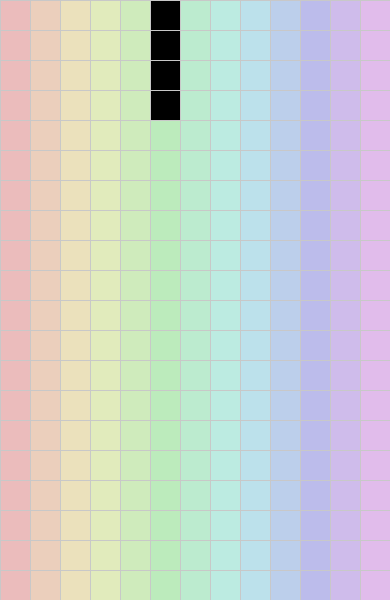
Frame 1 (no input)
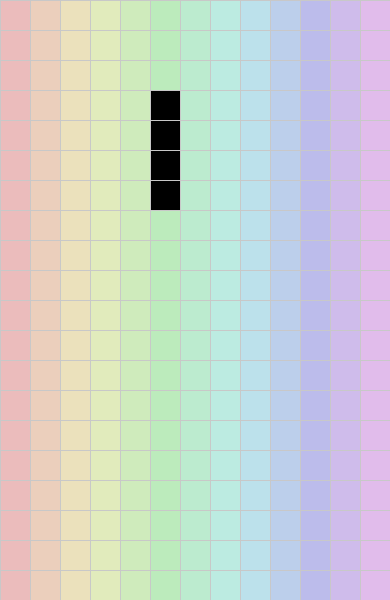
Frame 60 (the mouse pressed at the canvas centre just before this capture)
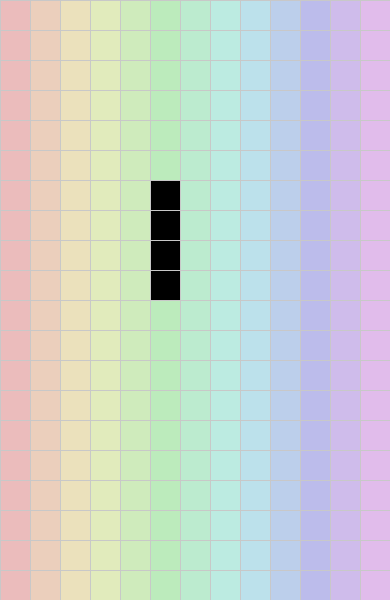
Frame 120 (the mouse held since frame 60 and released just before this capture)

The Processing sketch that drew these frames (run headless with seeded random() and noise(); from frame 60 on, the mouse is pressed at the canvas centre):

// Processing sketch: backup_combind
// ── backup_combind.pde
int blockSize = 30;

int[][] blocks;

ArrayList<Shape> shapeList = new ArrayList<>();
int currentShapeIdx;

void setup() {
  size (390, 600);

  blocks = new int[width/blockSize][height/blockSize];
  colorMode(HSB);
  
  //frameRate(1);
  
  shapeList.add(new Shape(0));
  currentShapeIdx = 0;

}

void keyPressed(){
  if (key == CODED){
    if (keyCode == UP){
      if(shapeList.get(currentShapeIdx).canMoveDown() 
      && shapeList.get(currentShapeIdx).canMoveRight() 
      && shapeList.get(currentShapeIdx).canMoveLeft()){
        shapeList.get(currentShapeIdx).rotater();
      }
    }
    else if(keyCode == DOWN && shapeList.get(currentShapeIdx).canMoveDown()){
     for (int x=0; x<shapeList.get(currentShapeIdx).arr.length; x++) {
          int value = shapeList.get(currentShapeIdx).arr[x][1];
          shapeList.get(currentShapeIdx).arr[x][1] = value + 1;
      } 
    }
    else if (keyCode == RIGHT){
      shapeList.get(currentShapeIdx).moveRight();
      //println("yay");
    }
    else if (keyCode == LEFT){
      shapeList.get(currentShapeIdx).moveLeft();
      //println("woo");
     }
    
  }
}

void draw() {
  
  //INCLUDE ALL DRAW FUNCTION CONTENTS INSIDE THIS IF STATEMENT
 if(shapeList.get(currentShapeIdx).stopAtTop() == true){
  
  if(shapeList.get(currentShapeIdx).canMoveDown()){
    for (int x=0; x<width/blockSize; x++) {
      for (int y=0; y<height/blockSize; y++) {
        for (int i=0; i<shapeList.get(currentShapeIdx).getArr().length; i++) {
          if (x==shapeList.get(currentShapeIdx).getArr()[i][0] && y==shapeList.get(currentShapeIdx).getArr()[i][1]) {
          blocks[x][y] = 0;
          }
        }
      }
    }
  }
  
  if(frameCount%20 == 0){
    shapeList.get(currentShapeIdx).update();
  }
  
//  if (keyPressed == true && frameCount%5==0){
//    if (key == CODED){
//      if (keyCode == RIGHT){
//        shapeList.get(currentShapeIdx).moveRight();
//        //println("yay");
//      }
//    }
     
//  if (key == CODED){
//    if (keyCode == LEFT){
//      shapeList.get(currentShapeIdx).moveLeft();
//      //println("woo");
//     }
//  }
//}
  
  
 
 //blocks[3][3] = 1;
   
  clearFilledRow();

  for (int x=0; x<width/blockSize; x++) {
    for (int y=0; y<height/blockSize; y++) {
      fill(255);
      stroke(200);
      rect (x*blockSize, y*blockSize, blockSize, blockSize);
      
    }
  }
  
  for (int x=0; x<width/blockSize; x++) {
    for (int y=0; y<height/blockSize; y++) {
      if (blocks[x][y]==1) {
        fill(0);
      } else{
        fill(x*17, 50, 235);
      }
      for(int i=0; i<shapeList.get(currentShapeIdx).getArr().length; i++){
      int a = shapeList.get(currentShapeIdx).getArr()[i][0];
      int b = shapeList.get(currentShapeIdx).getArr()[i][1];
      if(x == a && y == b){
        fill(0);
      }
      }
      rect (x*blockSize, y*blockSize, blockSize, blockSize);
      
    }
  }
  

  //for(int i = 0; i<20; i++){
  //  //println("l", i, blocks[12][i], "i");    
  //}
  
 }
}

void clearFilledRow(){
  println("start");
  int r = -1;
  for(int y=0; y<height/blockSize; y++){
    r = y;
    for(int x=0; x<width/blockSize; x++) {
      //println(x, y, blocks[x][y]);
      if(blocks[x][y] == 0){
       r = -1;
      }
    //  else{
    //    break;
        
    //}
  }
  println("end", r);
  if(r>0){
    println("weeeeeeeeeeeeeeee", r);
    for (int x=0; x<width/blockSize; x++) {
      blocks[x][r] = 0;
      
    }
  }
 }
}

// ── shape.pde
class Shape{
  int type;
  int[][] arr;
  
  Shape(int type){
     this.type = type;
    if(type == 0){ //stick
      arr = new int[][]{
        new int[]{5, 0}
        , new int[]{5, 1}
        , new int[]{5, 2}
        , new int[]{5, 3}
      };
    } else if(type == 1){ //J
      arr = new int[][]{
        new int[]{5, 1}
        , new int[]{5, 2}
        , new int[]{5, 3}
        , new int[]{4, 3}
      };
    } else if(type == 2){ // L
      arr = new int[][]{
        new int[]{4, 1}
        , new int[]{4, 2}
        , new int[]{4, 3}
        , new int[]{5, 3}
      };
    } else if(type == 3){ //square
      arr = new int[][]{
        new int[]{4, 0}
        , new int[]{4, 1}
        , new int[]{5, 0}
        , new int[]{5, 1}
      };
    } else if(type == 4){ //Z
      arr = new int[][]{
        new int[]{4, 0}
        , new int[]{5, 0}
        , new int[]{5, 1}
        , new int[]{6, 1}
      };
    } else if(type == 5){ //S
      arr = new int[][]{
        new int[]{6, 0}
        , new int[]{5, 0}
        , new int[]{5, 1}
        , new int[]{4, 1}
      };
    } else if(type == 6){ //mid
      arr = new int[][]{
        new int[]{4, 1}
        , new int[]{5, 0}
        , new int[]{5, 1}
        , new int[]{6, 1}
      };
    }
  }
  
  int[][] getArr(){
    return arr;
  }
  
  boolean canMoveDown(){
     boolean boo=true;
    for(int i=0; i<arr.length; i++){
      int a = arr[i][0];
      int b = arr[i][1];
      //println(a, b, blocks[a+1][b]);
     if(b>=height/blockSize-1 || blocks[a][b+1] == 1){
      boo = false ;
     }
    }
    return boo;
  }
  
  boolean canMoveRight(){
    boolean canMoveRight = true;
    for(int i=0; i<arr.length; i++){
      if(arr[i][0]>=width/blockSize - 1 || !canMoveDown()){
        canMoveRight = false ;
      }
    }
    return canMoveRight;
  }
  
  boolean canMoveLeft(){
    boolean canMoveLeft = true;
    for(int i=0; i<arr.length; i++){
      if(arr[i][0]<=0 || !canMoveDown()){
        canMoveLeft = false ;
      }
    }
    return canMoveLeft;
  }
  
  void update(){
    boolean boo = canMoveDown();
    if(boo){
      for (int x=0; x<arr.length; x++) {
        
          int value = arr[x][1];
          arr[x][1] = value + 1;
            
      }
    } else {
      for (int x=0; x<arr.length; x++) {
        //println(arr[x][0], arr[x][1]);
        int a = arr[x][0];
        int b = arr[x][1];
        blocks[a][b] = 1;
        //println("settle");
        //println(blocks[a][b]);
      }
      shapeList.add(new Shape(0));
      currentShapeIdx++;
    }
  }
  
  
  void rotater(){
    //int [] mid = new int[2];
    //mid = arr[2];
    int midA = arr[2][0];
    int midB = arr[2][1];
    for(int x=0; x<arr.length; x++){
      int a = arr[x][0];
      int b = arr[x][1];
      blocks[a][b] = 0;
      arr[x][0] = -b;
      arr[x][1] = a;
      //println(a, b, arr[x][0], arr[x][1]);
    }
    int aDiff = midA - arr[2][0];
    int bDiff = midB - arr[2][1];
    for(int x=0; x<arr.length; x++){
     arr[x][0] += aDiff;
     arr[x][1] += bDiff;
     //println(midA, midB, arr[x][0], arr[x][1], aDiff, bDiff);
    }
    
  }
  
  void moveRight(){
    
    if(canMoveRight()){
      for (int y=0; y<arr.length; y++) {
        int value = arr[y][0];
        arr[y][0] = value + 1;
      }
    }
  }
  
   void moveLeft(){
     
     if(canMoveLeft()){
       for (int y=0; y<arr.length; y++) {
         int value = arr[y][0];
         arr[y][0] = value - 1;
       }
     }
  }
  
   boolean stopAtTop(){
     boolean start = true;
    //for(int i=0; i<arr.length; i++){
    //  int a = arr[i][0];
    //  int b = arr[i][1];
  
    // if(blocks[a-1][b] == 1){
    //  start = false;
    // }
    //}
    
    for(int i=0;i<blocks.length;++i){
     if(blocks[i][0] == 1){
      start = false;
     }
    }
    return start;
  }
  
  
  
}
